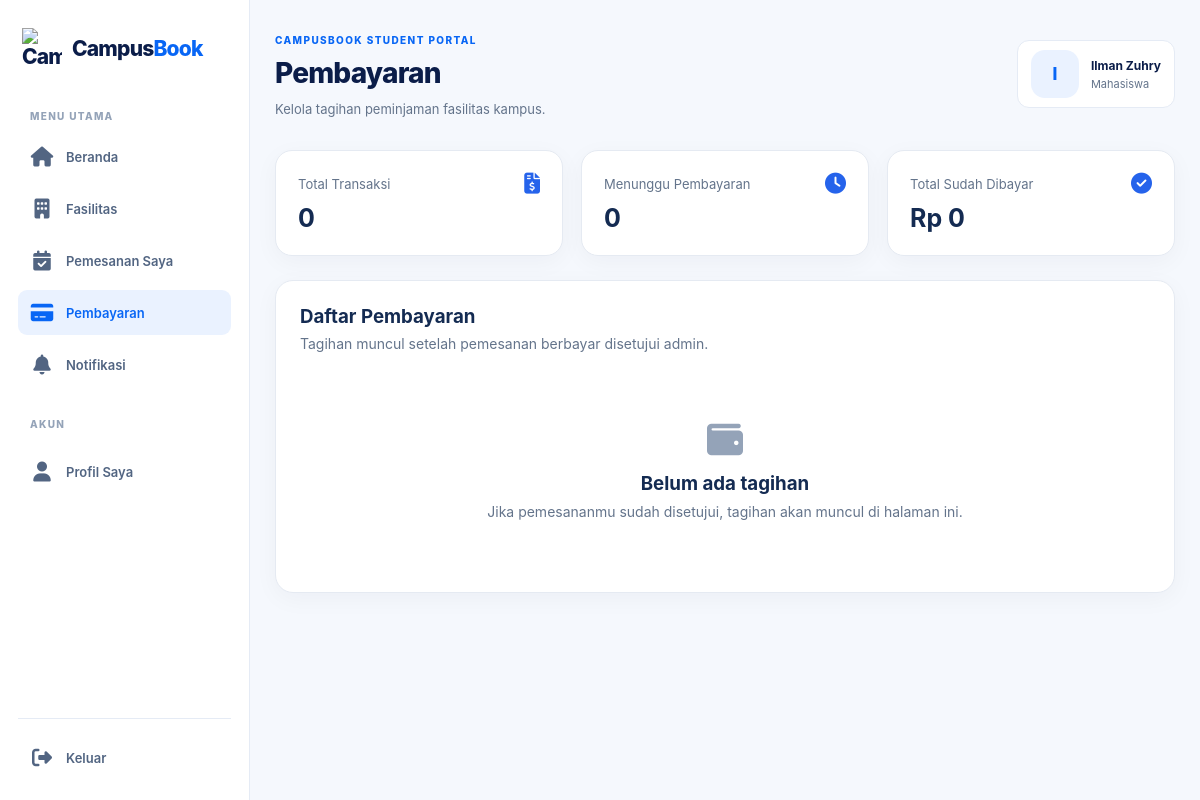
The app's page /user/pembayaran.php (signed in), older data.
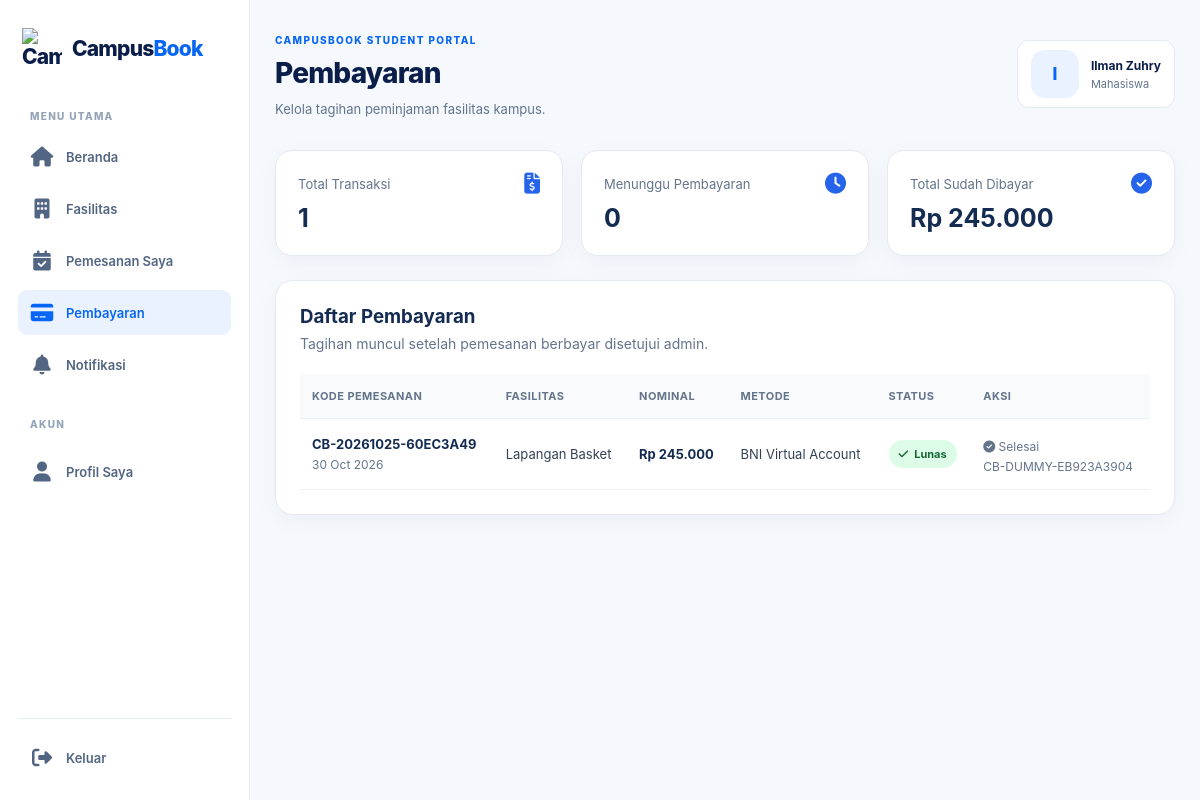
The same page, newer data.
### tables this page shows
CREATE TABLE `payments` (
  `id` int UNSIGNED NOT NULL,
  `booking_id` int UNSIGNED NOT NULL,
  `amount` decimal(12,2) NOT NULL,
  `payment_method` enum('qris','va_bca','va_bni','va_bri','va_mandiri') NOT NULL,
  `payment_status` enum('pending','paid','failed') NOT NULL DEFAULT 'pending',
  `transaction_reference` varchar(100) DEFAULT NULL,
  `paid_at` datetime DEFAULT NULL,
  `created_at` timestamp NULL DEFAULT CURRENT_TIMESTAMP
);

CREATE TABLE `bookings` (
  `id` int UNSIGNED NOT NULL,
  `booking_code` varchar(30) NOT NULL,
  `user_id` int UNSIGNED NOT NULL,
  `facility_id` int UNSIGNED NOT NULL,
  `booking_date` date NOT NULL,
  `start_time` time NOT NULL,
  `end_time` time NOT NULL,
  `purpose` text NOT NULL,
  `status` enum('pending','approved','rejected','cancelled','completed') NOT NULL DEFAULT 'pending',
  `created_at` timestamp NULL DEFAULT CURRENT_TIMESTAMP,
  `admin_note` text
);

CREATE TABLE `facilities` (
  `id` int UNSIGNED NOT NULL,
  `name` varchar(100) NOT NULL,
  `category` varchar(50) NOT NULL DEFAULT 'Lainnya',
  `description` text,
  `image` varchar(255) DEFAULT NULL,
  `location` varchar(150) NOT NULL,
  `capacity` int UNSIGNED NOT NULL DEFAULT '1',
  `hourly_rate` decimal(12,2) NOT NULL DEFAULT '0.00',
  `opening_time` time NOT NULL,
  `closing_time` time NOT NULL,
  `status` enum('active','inactive') NOT NULL DEFAULT 'active',
  `created_at` timestamp NULL DEFAULT CURRENT_TIMESTAMP
);

### user/pembayaran.php (the view, shortened to what the changed rows need)
<?php
require_once __DIR__ . "/../config/database.php";
function paymentEscape($value): string
{
    return htmlspecialchars((string) $value, ENT_QUOTES, "UTF-8");
}
function paymentRupiah($value): string
{
    return "Rp " . number_format((float) $value, 0, ",", ".");
}
$studentId = (int) $_SESSION["user_id"];
$allowedMethods = [
    "qris" => "QRIS",
    "va_bca" => "BCA Virtual Account",
    "va_bni" => "BNI Virtual Account",
    "va_bri" => "BRI Virtual Account",
    "va_mandiri" => "Mandiri Virtual Account",
];
$sql = "
    SELECT
        p.id AS payment_id,
        p.amount,
        p.payment_method,
        p.payment_status,
        p.transaction_reference,
        p.paid_at,
        p.created_at AS payment_created,
        b.id AS booking_id,
        b.booking_code,
        b.booking_date,
        b.start_time,
        b.end_time,
        b.status AS booking_status,
        f.name AS facility_name
    FROM payments p
    JOIN bookings b ON b.id = p.booking_id
    JOIN facilities f ON f.id = b.facility_id
    WHERE b.user_id = ?
    ORDER BY p.created_at DESC, p.id DESC
";
$stmt = $conn->prepare($sql);
$payments = [];
if ($stmt) {
    $stmt->bind_param("i", $studentId);
    $stmt->execute();
    $result = $stmt->get_result();
    while ($row = $result->fetch_assoc()) {
        $payments[] = $row;
    }
}
$amountPaid = 0;
foreach ($payments as $payment) {
    if ($payment["payment_status"] === "paid") {
        $amountPaid += (float) $payment["amount"];
    }
}
?>
<!DOCTYPE html>
<html lang="id">
<head>
    <link rel="stylesheet" href="../assets/css/admin.css">
    <link rel="stylesheet" href="../assets/css/user.css">
    <link rel="stylesheet"
          href="https://cdnjs.cloudflare.com/ajax/libs/font-awesome/6.5.2/css/all.min.css">
</head>
<body>
<div class="admin-layout">
    <main class="admin-main">
        <?php require_once __DIR__ . "/../includes/user_header.php"; ?>
        <section class="payment-page">
            <div class="payment-stats">
                <article class="payment-stat">
                    <i class="fa-solid fa-file-invoice-dollar"></i>
                    <span>Total Transaksi</span>
                    <strong><?= count($payments) ?></strong>
                </article>
                <article class="payment-stat">
                    <i class="fa-solid fa-circle-check"></i>
                    <span>Total Sudah Dibayar</span>
                    <strong><?= paymentEscape(paymentRupiah($amountPaid)) ?></strong>
                </article>
            </div>
            <section class="payment-panel">
                <?php if (!$payments): ?>
                    <div class="payment-empty">
                        <i class="fa-solid fa-wallet"></i>
                        <h3>Belum ada tagihan</h3>
                        <p>
                            Jika pemesananmu sudah disetujui, tagihan akan
                            muncul di halaman ini.
                        </p>
                    </div>
                <?php else: ?>
                    <div class="payment-table-wrap">
                        <table class="payment-table">
                            <thead>
                                <tr>
                                    <th>Kode Pemesanan</th>
                                    <th>Fasilitas</th>
                                    <th>Nominal</th>
                                    <th>Metode</th>
                                    <th>Status</th>
                                    <th>Aksi</th>
                                </tr>
                            </thead>
                            <tbody>
                            <?php foreach ($payments as $payment): ?>
                                <?php
                                $status = $payment["payment_status"];
                                $method = $allowedMethods[$payment["payment_method"]]
                                    ?? "Belum dipilih";
                                $statusLabels = [
                                    "pending" => "Belum dibayar",
                                    "paid" => "Lunas",
                                    "failed" => "Gagal",
                                ];
                                $date = date(
                                    "d M Y",
                                    strtotime($payment["booking_date"])
                                );
                                ?>
                                <tr>
                                    <td>
                                        <strong>
                                            <?= paymentEscape($payment["booking_code"]) ?>
                                        </strong>
                                        <span class="payment-sub">
                                            <?= paymentEscape($date) ?>
                                        </span>
                                    </td>
                                    <td>
                                        <?= paymentEscape($payment["facility_name"]) ?>
                                    </td>
                                    <td>
                                        <strong>
                                            <?= paymentEscape(paymentRupiah($payment["amount"])) ?>
                                        </strong>
                                    </td>
                                    <td><?= paymentEscape($method) ?></td>
                                    <td>
                                        <span class="payment-status <?= paymentEscape($status) ?>">
                                            <?php if ($status === "paid"): ?>
                                                <i class="fa-solid fa-check"></i>
                                            <?php elseif ($status === "pending"): ?>
                                                <i class="fa-solid fa-clock"></i>
                                            <?php else: ?>
                                                <i class="fa-solid fa-xmark"></i>
                                            <?php endif; ?>
                                            <?= paymentEscape(
                                                $statusLabels[$status] ?? $status
                                            ) ?>
                                        </span>
                                    </td>
                                    <td>
                                        <?php if (
                                            $status === "pending" &&
                                            $payment["booking_status"] === "approved"
                                        ): ?>
                                            <button
                                                type="button"
                                                class="catalog-button"
                                                data-open-payment
                                                data-id="<?= (int) $payment["payment_id"] ?>"
                                                data-code="<?= paymentEscape($payment["booking_code"]) ?>"
                                                data-facility="<?= paymentEscape($payment["facility_name"]) ?>"
                                                data-amount="<?= paymentEscape($payment["amount"]) ?>"
                                            >
                                                <i class="fa-solid fa-credit-card"></i>
                                                Bayar
                                            </button>
                                        <?php elseif ($status === "paid"): ?>
                                            <span class="payment-sub">
                                                <i class="fa-solid fa-circle-check"></i>
                                                Selesai
                                            </span>
                                            <?php if (!empty($payment["transaction_reference"])): ?>
                                                <span class="payment-sub">
                                                    <?= paymentEscape($payment["transaction_reference"]) ?>
                                                </span>
                                            <?php endif; ?>
                                        <?php else: ?>
                                            <span class="payment-sub">Tidak tersedia</span>
                                        <?php endif; ?>
                                    </td>
                                </tr>
                            <?php endforeach; ?>
                            </tbody>
                        </table>
                    </div>
                <?php endif; ?>
            </section>
        </section>
    </main>
</div>
</body>
</html>

Row changes from the older to the newer data that the page shows:
added payments: booking.booking_code "CB-20261025-60EC3A49", booking.booking_date "30 Oct 2026", facilities.name "Lapangan Basket", amount "Rp 245.000", payment_method "BNI Virtual Account", payment_status "Lunas", transaction_reference "CB-DUMMY-EB923A3904"
Text that changed along with them:
count($payments): "0" → "1"
paymentEscape(paymentRupiah($amountPaid)): "Rp 0" → "Rp 245.000"
text no longer shown: "Belum ada tagihan Jika pemesananmu sudah disetujui, tagihan akan muncul di halaman ini."
text now shown: "KODE PEMESANAN FASILITAS NOMINAL METODE STATUS AKSI"
